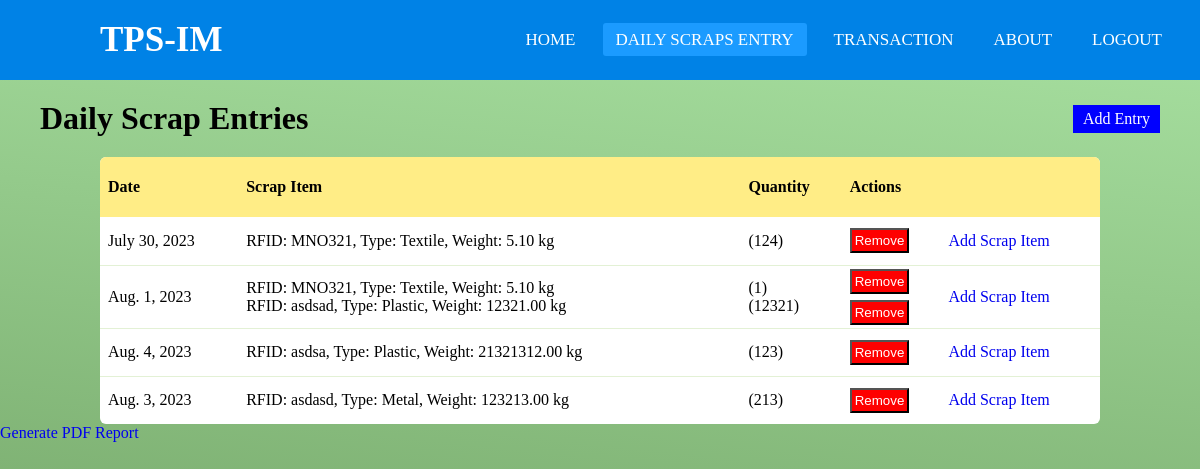
The page /daily_scrap_table/ (signed in) on the database as committed earlier.
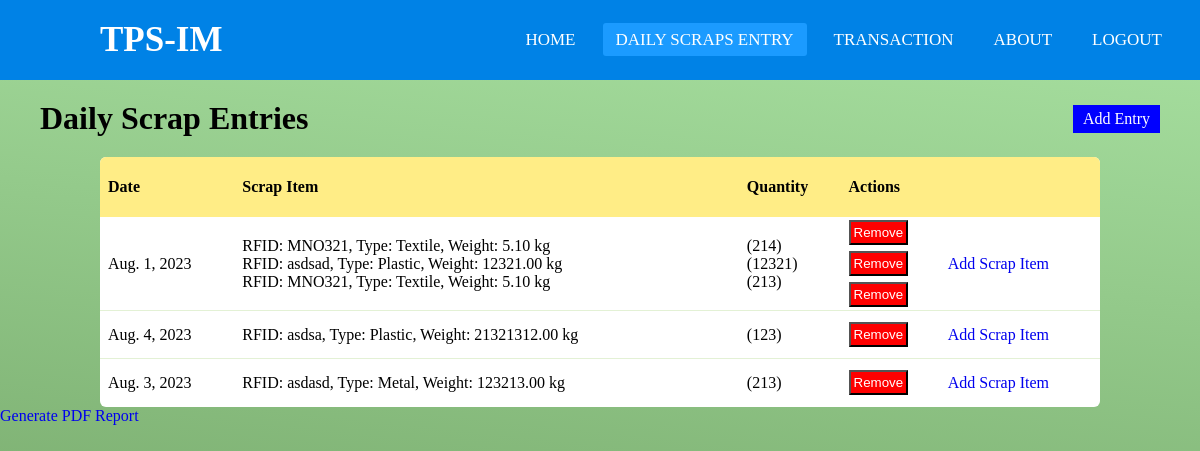
The same page on the database as committed later.
### app1/models.py (models this page shows, shortened)
class DailyScrapEntry(models.Model):
    date = models.DateField()
    customer = models.ForeignKey(Customer, on_delete=models.SET_NULL, null=True, blank=True)
    staff_responsible = models.ForeignKey(User, on_delete=models.SET_NULL, null=True, blank=True)
    scraps = models.ManyToManyField(ScrapItem, through='ScrapEntryDetail')

class ScrapEntryDetail(models.Model):
    daily_scrap_entry = models.ForeignKey(DailyScrapEntry, on_delete=models.CASCADE)
    scrap_item = models.ForeignKey(ScrapItem, on_delete=models.CASCADE)
    quantity = models.PositiveIntegerField(default=1)

class ScrapItem(models.Model):
    RFID = models.CharField(max_length=100, unique=True)
    weight = models.DecimalField(max_digits=10, decimal_places=2)
    scrap_type = models.ForeignKey(ScrapType, on_delete=models.CASCADE)
    def __str__(self):
        return f"RFID: {self.RFID}, Type: {self.scrap_type}, Weight: {self.weight} kg"

class ScrapType(models.Model):
    name = models.CharField(max_length=50, unique=True)
    def __str__(self):
        return self.name

### app1/views.py (the view)
# urls.py: path('daily_scrap_table/', views.daily_scrap_table, name='daily_scrap_table'),
@login_required(login_url='login')
def daily_scrap_table(request):
    daily_scrap_entries = DailyScrapEntry.objects.all()
    return render(request, 'daily_scrap_table.html', {'daily_scrap_entries': daily_scrap_entries})

### app1/templates/daily_scrap_table.html (shortened to what this page needs)
{% extends 'base.html' %}
{% block content %}
{% load static %}
<link rel="stylesheet" href="{% static "daily_scrap_table.css" %}">
<div class="header">
    <h1>Daily Scrap Entries</h1>
    <a href="{% url 'add_daily_scrap_entry' %}" class="add_entry">Add Entry</a>
</div>
<table>
    <thead>
        <tr>
            <th>Date</th>
            <th>Scrap Item</th>
            <th>Quantity</th>
            <th colspan="2">Actions</th>
        </tr>
    <thead>
    <tbody>
        {% for entry in daily_scrap_entries %}
        <tr>
            <td>{{ entry.date }}</td>
            <td>
                {% for scrap_entry_detail in entry.scrapentrydetail_set.all %}
                {{ scrap_entry_detail.scrap_item }}<br />
                {% endfor %}
            </td>
            <td>
                {% for scrap_entry_detail in entry.scrapentrydetail_set.all %}
                ({{ scrap_entry_detail.quantity }}) <br />
                {% endfor %}
            </td>
            <td>
                {% for scrap_entry_detail in entry.scrapentrydetail_set.all %}
                <form action="{% url 'remove_scrap_entry_detail' scrap_entry_detail.id %}" method="post">
                    <button type="submit" class="remove">Remove</button>
                </form>
                {% endfor %}
            </td>
            <td>
                <a href="{% url 'add_scrap_item_to_daily_scrap_entry' entry.id %}">Add Scrap Item</a>
            </td>
        </tr>
        {% endfor %}
    </tbody>
<a href="{% url 'generate_pdf_report' %}" class="btn btn-primary">Generate PDF Report</a>
{% endblock content %}

Rows that differ between the two databases and show on the page:
removed DailyScrapEntry: date "July 30, 2023"
removed ScrapEntryDetail: scrap_item "RFID: MNO321, Type: Textile, Weight: 5.10 kg", quantity "124"
changed ScrapEntryDetail (number 1 of 5 on the later page): quantity "1" → "214"
added ScrapEntryDetail: scrap_item "RFID: MNO321, Type: Textile, Weight: 5.10 kg", quantity "213", shown under DailyScrapEntry "Aug. 1, 2023"
